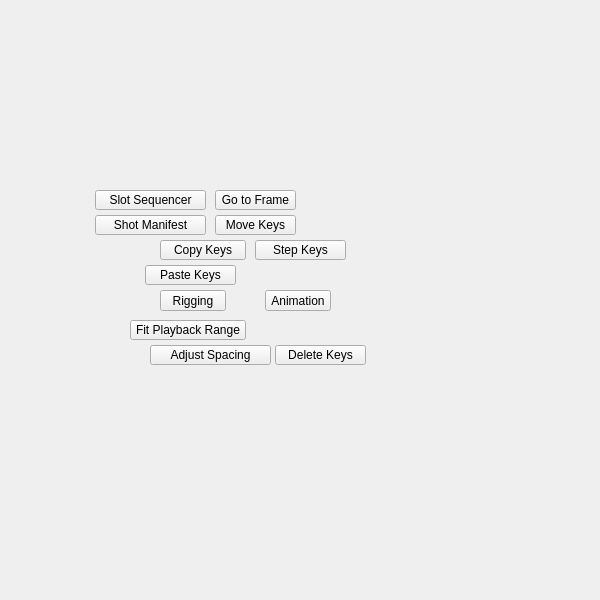
<?xml version="1.0" encoding="UTF-8"?>
<ui version="4.0">
 <class>QtUi</class>
 <widget class="QMainWindow" name="QtUi">
  <property name="enabled">
   <bool>true</bool>
  </property>
  <property name="geometry">
   <rect>
    <x>0</x>
    <y>0</y>
    <width>600</width>
    <height>600</height>
   </rect>
  </property>
  <property name="sizePolicy">
   <sizepolicy hsizetype="Ignored" vsizetype="Ignored">
    <horstretch>0</horstretch>
    <verstretch>0</verstretch>
   </sizepolicy>
  </property>
  <property name="minimumSize">
   <size>
    <width>0</width>
    <height>0</height>
   </size>
  </property>
  <property name="maximumSize">
   <size>
    <width>600</width>
    <height>600</height>
   </size>
  </property>
  <property name="cursor">
   <cursorShape>ArrowCursor</cursorShape>
  </property>
  <property name="whatsThis">
   <string>main</string>
  </property>
  <property name="toolButtonStyle">
   <enum>Qt::ToolButtonIconOnly</enum>
  </property>
  <property name="tabShape">
   <enum>QTabWidget::Triangular</enum>
  </property>
  <property name="dockNestingEnabled">
   <bool>true</bool>
  </property>
  <property name="dockOptions">
   <set>QMainWindow::AllowNestedDocks|QMainWindow::AllowTabbedDocks|QMainWindow::AnimatedDocks|QMainWindow::ForceTabbedDocks</set>
  </property>
  <widget class="QWidget" name="widget">
   <property name="sizePolicy">
    <sizepolicy hsizetype="Ignored" vsizetype="Ignored">
     <horstretch>0</horstretch>
     <verstretch>0</verstretch>
    </sizepolicy>
   </property>
   <widget class="QPushButton" name="i013">
    <property name="geometry">
     <rect>
      <x>265</x>
      <y>290</y>
      <width>66</width>
      <height>21</height>
     </rect>
    </property>
    <property name="minimumSize">
     <size>
      <width>0</width>
      <height>21</height>
     </size>
    </property>
    <property name="maximumSize">
     <size>
      <width>999</width>
      <height>21</height>
     </size>
    </property>
    <property name="accessibleName">
     <string>animation</string>
    </property>
    <property name="text">
     <string>Animation</string>
    </property>
   </widget>
   <widget class="QPushButton" name="i016">
    <property name="geometry">
     <rect>
      <x>160</x>
      <y>290</y>
      <width>66</width>
      <height>21</height>
     </rect>
    </property>
    <property name="minimumSize">
     <size>
      <width>0</width>
      <height>21</height>
     </size>
    </property>
    <property name="maximumSize">
     <size>
      <width>999</width>
      <height>21</height>
     </size>
    </property>
    <property name="accessibleName">
     <string>rigging</string>
    </property>
    <property name="text">
     <string>Rigging</string>
    </property>
   </widget>
   <widget class="PushButton" name="tb018">
    <property name="enabled">
     <bool>true</bool>
    </property>
    <property name="geometry">
     <rect>
      <x>145</x>
      <y>265</y>
      <width>91</width>
      <height>20</height>
     </rect>
    </property>
    <property name="minimumSize">
     <size>
      <width>0</width>
      <height>20</height>
     </size>
    </property>
    <property name="maximumSize">
     <size>
      <width>16777215</width>
      <height>20</height>
     </size>
    </property>
    <property name="toolTip">
     <string>&lt;html&gt;&lt;head/&gt;&lt;body&gt;&lt;p&gt;Sets keys matching any previously stored attributes at the current time.&lt;/p&gt;&lt;/body&gt;&lt;/html&gt;</string>
    </property>
    <property name="text">
     <string>Paste Keys</string>
    </property>
    <property name="iconSize">
     <size>
      <width>18</width>
      <height>18</height>
     </size>
    </property>
   </widget>
   <widget class="PushButton" name="tb006">
    <property name="geometry">
     <rect>
      <x>215</x>
      <y>215</y>
      <width>81</width>
      <height>20</height>
     </rect>
    </property>
    <property name="minimumSize">
     <size>
      <width>0</width>
      <height>20</height>
     </size>
    </property>
    <property name="maximumSize">
     <size>
      <width>16777215</width>
      <height>20</height>
     </size>
    </property>
    <property name="toolTip">
     <string>Move the selected keyframes to the current time with the selected option,
Else move all keyframes of the selected objects.</string>
    </property>
    <property name="text">
     <string>Move Keys</string>
    </property>
    <property name="checkable">
     <bool>false</bool>
    </property>
   </widget>
   <widget class="PushButton" name="tb000">
    <property name="geometry">
     <rect>
      <x>215</x>
      <y>190</y>
      <width>81</width>
      <height>20</height>
     </rect>
    </property>
    <property name="minimumSize">
     <size>
      <width>0</width>
      <height>20</height>
     </size>
    </property>
    <property name="maximumSize">
     <size>
      <width>16777215</width>
      <height>20</height>
     </size>
    </property>
    <property name="toolTip">
     <string>&lt;html&gt;&lt;head/&gt;&lt;body&gt;&lt;p&gt;Set the current frame on the timeslider.&lt;/p&gt;&lt;/body&gt;&lt;/html&gt;</string>
    </property>
    <property name="text">
     <string>Go to Frame</string>
    </property>
    <property name="checkable">
     <bool>false</bool>
    </property>
   </widget>
   <widget class="PushButton" name="tb002">
    <property name="geometry">
     <rect>
      <x>150</x>
      <y>345</y>
      <width>121</width>
      <height>20</height>
     </rect>
    </property>
    <property name="minimumSize">
     <size>
      <width>0</width>
      <height>20</height>
     </size>
    </property>
    <property name="maximumSize">
     <size>
      <width>16777215</width>
      <height>20</height>
     </size>
    </property>
    <property name="toolTip">
     <string>Push keys apart or pull them closer by a fixed frame amount.
Every key at or after the given time shifts by the same offset.
Supports negative values to compress timing.</string>
    </property>
    <property name="text">
     <string>Adjust Spacing</string>
    </property>
    <property name="checkable">
     <bool>false</bool>
    </property>
   </widget>
   <widget class="PushButton" name="tb017">
    <property name="enabled">
     <bool>true</bool>
    </property>
    <property name="geometry">
     <rect>
      <x>255</x>
      <y>240</y>
      <width>91</width>
      <height>20</height>
     </rect>
    </property>
    <property name="minimumSize">
     <size>
      <width>0</width>
      <height>20</height>
     </size>
    </property>
    <property name="maximumSize">
     <size>
      <width>16777215</width>
      <height>20</height>
     </size>
    </property>
    <property name="toolTip">
     <string>&lt;html&gt;&lt;head/&gt;&lt;body&gt;&lt;p&gt;Set stepped (hold) out-tangents on animation keys.&lt;/p&gt;&lt;p&gt;Use the option box to choose: current time, selected keys, or all keys.&lt;/p&gt;&lt;/body&gt;&lt;/html&gt;</string>
    </property>
    <property name="text">
     <string>Step Keys</string>
    </property>
    <property name="iconSize">
     <size>
      <width>18</width>
      <height>18</height>
     </size>
    </property>
   </widget>
   <widget class="PushButton" name="tb010">
    <property name="enabled">
     <bool>true</bool>
    </property>
    <property name="geometry">
     <rect>
      <x>275</x>
      <y>345</y>
      <width>91</width>
      <height>20</height>
     </rect>
    </property>
    <property name="minimumSize">
     <size>
      <width>0</width>
      <height>20</height>
     </size>
    </property>
    <property name="maximumSize">
     <size>
      <width>16777215</width>
      <height>20</height>
     </size>
    </property>
    <property name="toolTip">
     <string>&lt;html&gt;&lt;head/&gt;&lt;body&gt;&lt;p&gt;Deletes &lt;span style=" font-weight:600;"&gt;ALL&lt;/span&gt; keyframes for the currently selected object(s).&lt;/p&gt;&lt;p&gt;If specific attributes are selected in the channel box, only keyframes for those attributes will be deleted.&lt;/p&gt;&lt;/body&gt;&lt;/html&gt;</string>
    </property>
    <property name="text">
     <string>Delete Keys</string>
    </property>
    <property name="iconSize">
     <size>
      <width>18</width>
      <height>18</height>
     </size>
    </property>
   </widget>
   <widget class="PushButton" name="tb012">
    <property name="enabled">
     <bool>true</bool>
    </property>
    <property name="geometry">
     <rect>
      <x>160</x>
      <y>240</y>
      <width>86</width>
      <height>20</height>
     </rect>
    </property>
    <property name="minimumSize">
     <size>
      <width>0</width>
      <height>20</height>
     </size>
    </property>
    <property name="maximumSize">
     <size>
      <width>16777215</width>
      <height>20</height>
     </size>
    </property>
    <property name="toolTip">
     <string>&lt;html&gt;&lt;head/&gt;&lt;body&gt;&lt;p&gt;Stores the current values of any selected attributes in Maya's channel box for the currently selected scene objects.&lt;/p&gt;&lt;/body&gt;&lt;/html&gt;</string>
    </property>
    <property name="text">
     <string>Copy Keys</string>
    </property>
    <property name="iconSize">
     <size>
      <width>18</width>
      <height>18</height>
     </size>
    </property>
   </widget>
   <widget class="QPushButton" name="b000">
    <property name="geometry">
     <rect>
      <x>95</x>
      <y>190</y>
      <width>111</width>
      <height>20</height>
     </rect>
    </property>
    <property name="minimumSize">
     <size>
      <width>0</width>
      <height>20</height>
     </size>
    </property>
    <property name="maximumSize">
     <size>
      <width>16777215</width>
      <height>20</height>
     </size>
    </property>
    <property name="text">
     <string>Slot Sequencer</string>
    </property>
    <property name="checkable">
     <bool>false</bool>
    </property>
   </widget>
   <widget class="QPushButton" name="b004">
    <property name="geometry">
     <rect>
      <x>95</x>
      <y>215</y>
      <width>111</width>
      <height>20</height>
     </rect>
    </property>
    <property name="minimumSize">
     <size>
      <width>0</width>
      <height>20</height>
     </size>
    </property>
    <property name="maximumSize">
     <size>
      <width>16777215</width>
      <height>20</height>
     </size>
    </property>
    <property name="text">
     <string>Shot Manifest</string>
    </property>
    <property name="checkable">
     <bool>false</bool>
    </property>
   </widget>
   <widget class="QPushButton" name="b005">
    <property name="geometry">
     <rect>
      <x>130</x>
      <y>320</y>
      <width>116</width>
      <height>20</height>
     </rect>
    </property>
    <property name="minimumSize">
     <size>
      <width>0</width>
      <height>20</height>
     </size>
    </property>
    <property name="maximumSize">
     <size>
      <width>16777215</width>
      <height>20</height>
     </size>
    </property>
    <property name="text">
     <string>Fit Playback Range</string>
    </property>
    <property name="checkable">
     <bool>false</bool>
    </property>
   </widget>
  </widget>
 </widget>
 <customwidgets>
  <customwidget>
   <class>PushButton</class>
   <extends>QPushButton</extends>
   <header>widgets.pushbutton.h</header>
  </customwidget>
 </customwidgets>
 <resources />
 <connections />
 <designerdata>
  <property name="gridDeltaX">
   <number>5</number>
  </property>
  <property name="gridDeltaY">
   <number>5</number>
  </property>
  <property name="gridSnapX">
   <bool>true</bool>
  </property>
  <property name="gridSnapY">
   <bool>true</bool>
  </property>
  <property name="gridVisible">
   <bool>true</bool>
  </property>
 </designerdata>
</ui>
